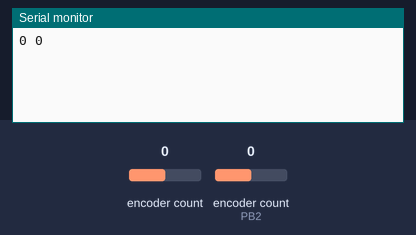
The sketch below on a simulated ATtiny85, built with avr-gcc and run on an emulated ATtiny85. Shown: the last lines printed to the serial monitor. Inputs (shaded band) come from the test bench; at power-on: encoder count 0, encoder count (sensor on PB2) 0.

Above: at 1.2 s.
1.3 s: encoder count (sensor 0) set to 1
At 2.5 s:
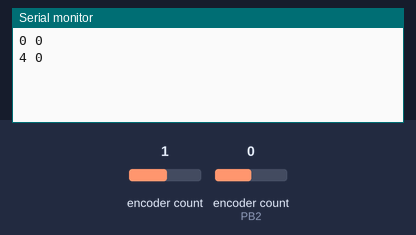
2.8 s: encoder count (sensor on PB2) set to 1
At 3.6 s:
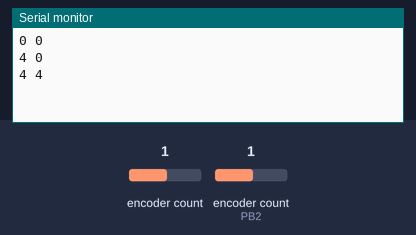
4.3 s: encoder count (sensor 0) set to 2
At 4.8 s:
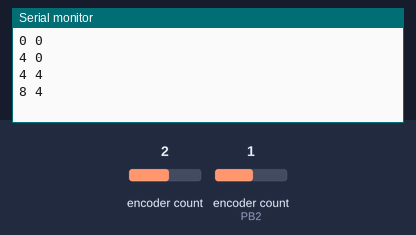
5.8 s: encoder count (sensor on PB2) set to 2
At 7.1 s:
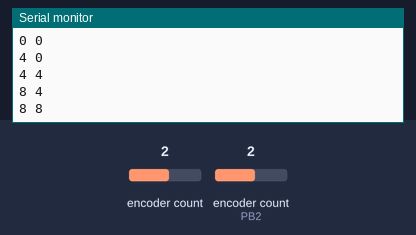
Timing chart, 0 to 8.3 s (numbered marks = the images above; inputs shaded):
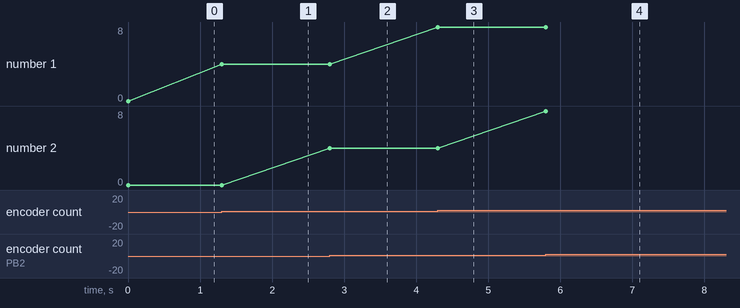

The sketch:

pong.ino
```cpp
#include "Encoder.h"
// remove it if you use teensy, it's included and it would conflict
// source: http://www.pjrc.com/teensy/td_libs_Encoder.html

// We're using an arduino leonardo and these pins allow interruptions:
Encoder knob0(0, 1);
Encoder knob1(2, 3);

// Emulated GNDs for the leonardo embedded here:
// http://www.lattepanda.com/wp-content/uploads/2016/06/Pinout-Development-Support.png
const int GND0 = 7;
const int GND1 = 9;

// more doc here: http://www.lattepanda.com/docs

void setup() {
    Serial.begin(115200);
    pinMode(GND0, OUTPUT);
    pinMode(GND1, OUTPUT);
    digitalWrite(GND0, 0);
    digitalWrite(GND1, 0);
}

long pos0 = -999;
long pos1 = -999;

void loop() {
    long newPos0 = knob0.read();
    long newPos1 = knob1.read();

    if (newPos0 != pos0 || newPos1 != pos1) {
        Serial.print(newPos0);
        Serial.print(" ");
        Serial.println(newPos1);

        pos0 = newPos0;
        pos1 = newPos1;
    }

    // if a character is sent from the serial monitor,
    // reset both back to zero.
    if (Serial.available()) {
        Serial.read();
        knob0.write(0);
        knob1.write(0);
    }
}
```

Measured:
- after the input at 1.3 s, the serial monitor: prints a new line at once (image 1)
- after the input at 2.8 s, the serial monitor: prints a new line at once (image 2)
- after the input at 4.3 s, the serial monitor: prints a new line at once (image 3)
- after the input at 5.8 s, the serial monitor: prints a new line at once (image 4)
- plotted number 1: 0 → 4 after the input at 1.3 s, 4 → 8 after the input at 4.3 s
